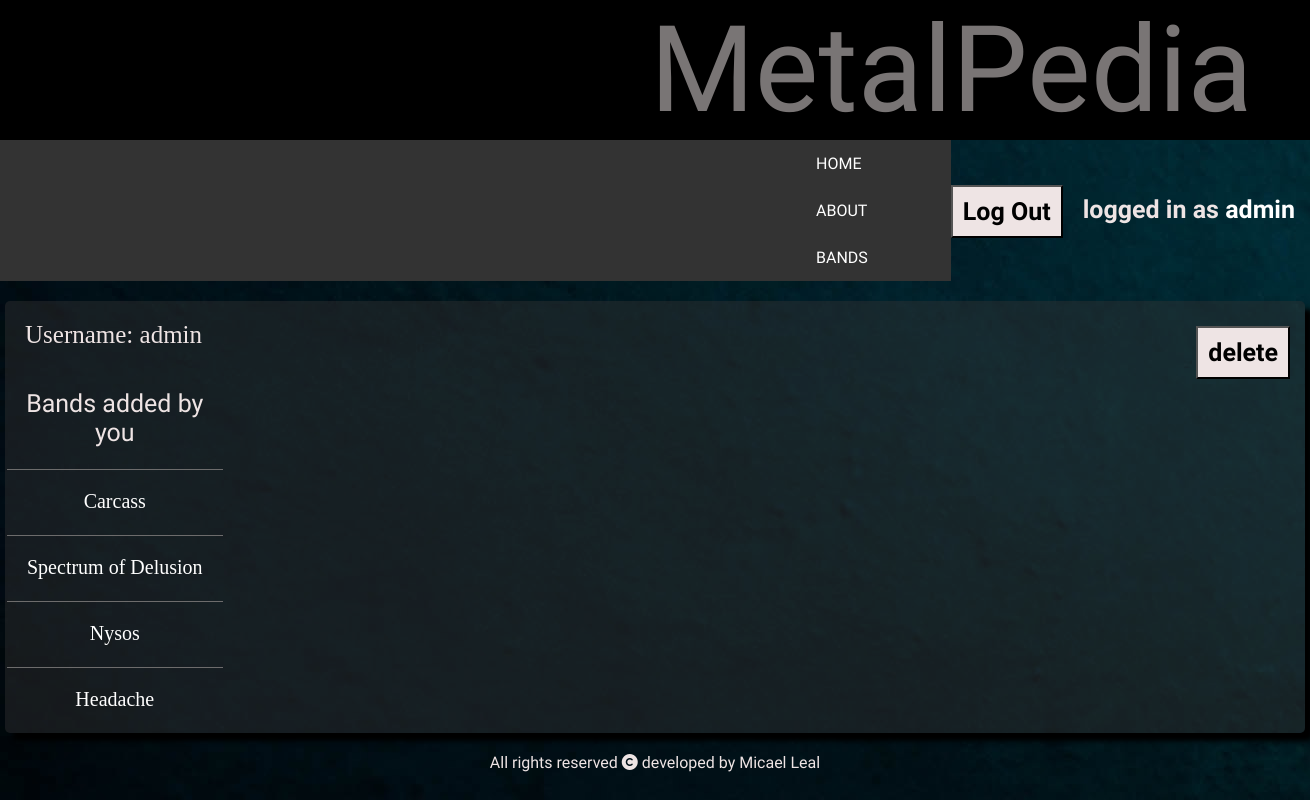
Page /metalpedia/profile/ (signed in) on the earlier database version.
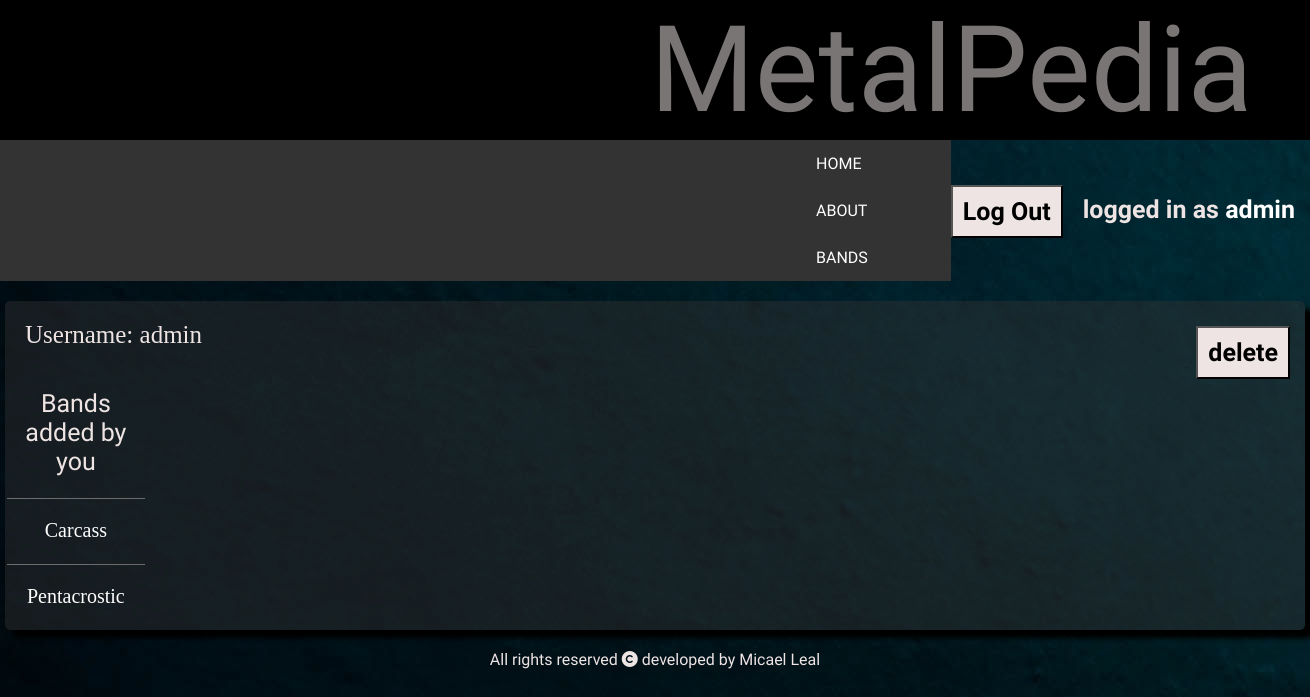
Same page on the later database version.
### bands/models.py (models this page shows)
class Band(models.Model):
    name = models.CharField(max_length=200)
    genre = models.CharField(max_length=100)
    country = models.CharField(max_length=50,null=True,blank=True)
    status = models.CharField(max_length=15,null=True,blank=True)
    formed = models.CharField(max_length=50,null=True,blank=True)
    notes = RichTextField(blank=True,null=True)
    approved = models.BooleanField('Approved',default=False)
    user = models.ForeignKey(User,on_delete=models.CASCADE)

### bands/views.py (the view)
# urls.py: path('profile/',views.profile,name='profile'),
def profile(request):
    user = request.user
    bandsAdded = Band.objects.filter(user=request.user)
    template = 'bands/profile.html'
    return render(request,template,{'bandsAdded':bandsAdded,'user':user})

### bands/templates/bands/profile.html
{% extends 'bands/base.html' %}
{% block content %}
<body>
  <button class="loginRegisterBtn"><a class="loginRegisterTxt"href="{% url 'delete_account' %}">delete</a></button>
    <div class="profile">
        <p class="profileTxt">Username: {{user.username}}</p>
        <table>
          <caption class="addedTable">Bands added by you</caption>
          {% for band in bandsAdded %}
          {% if band.approved %}
          <tr>
            <td class="bandName"><a class="bandNameLink" href="/metalpedia/{{band.id}}/">{{band.name}}</a></td>
          </tr>
          {% endif %}
          {% endfor %}
        </table>
    </div>
</body>
{% endblock %}

Differences in the rows shown:
removed Band: name "Spectrum of Delusion"
removed Band: name "Nysos"
removed Band: name "Headache"
added Band: name "Pentacrostic"
